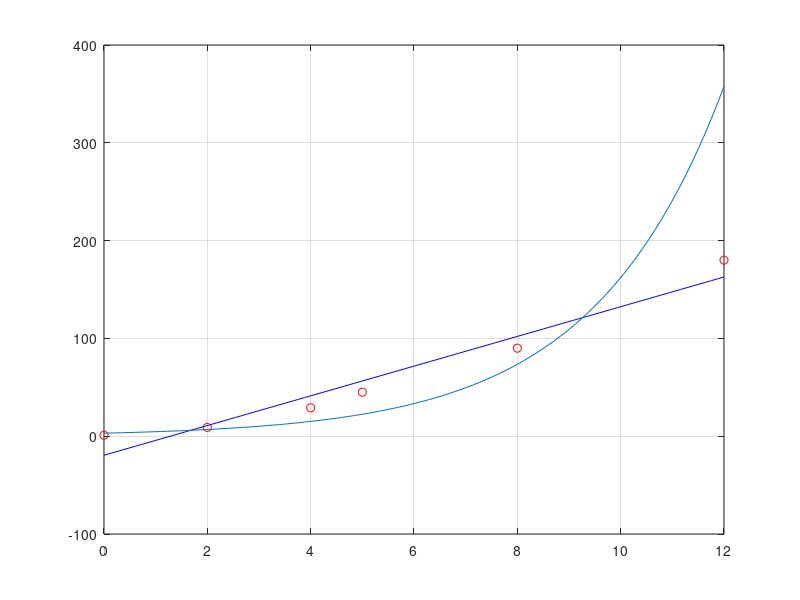

MATLAB code for this plot:
%=====================================================================
% EJERCICIO 3.3
% Matematica computacional para telecomunicaciones.
% Un enfoque practico con Octave y Matlab.
% Irene Gomez Bueno y Pablo Guerrero Garcia.
%
% Ejecutar desde esta carpeta tras haber ejecutado iniciar.m en la raiz
% del repositorio.
%=====================================================================

disp('-----------')
disp('EJERCICIO 3.3')
disp('-----------')

disp('-----------')
disp('Apartado a)')
disp('-----------')

%Datos
x=[0 2 4 5 8 12];
y=[1 9 29 45 90 180];
N=length(x);

%Ajuste lineal y = a + b*x
p= polyfit(x, y, 1) % grado 1
a=p(2);
b=p(1);

%Medias y varianzas
mX=mean(x);
mY=mean(y);
vX=sum(x.^2)/N-mX^2; %O bien var(x,1)
vY=sum(y.^2)/N-mY^2; %O bien var(y,1)

%Covarianza y r
covar=sum(x.*y)/N-mX*mY;
r=covar/sqrt(vX*vY);
Vr=(1-r^2)*vY;

%SSE y coeficiente de determinacion
SSEL=N*Vr
CDL=r^2

disp('-----------')
disp('Apartado b)')
disp('-----------')

xs=linspace(min(x),max(x));
ys=polyval(p,xs);
plot(x,y,'ro');
hold on;
plot(xs,ys,'b-'); grid on;

disp('-----------')
disp('Apartado c)')
disp('-----------')

%Tomamos logaritmos: ln(y)=ln(c)+d*x
lny=log(y);
p_exp=polyfit(x,lny,1);
d_exp=p_exp(1)
ln_c_exp=p_exp(2);
c_exp=exp(ln_c_exp)

%Estimaciones con el modelo exponencial
yexp_est=c_exp*exp(d_exp*x);
e_exp=y-yexp_est; %errores

SSE_exp=sum(e_exp.^2)
Ve_exp= var(e_exp,1);
R2_exp=1-Ve_exp/vY

% Comparacion final
if (SSE_exp<SSEL) && (R2_exp > CDL)
    disp('El ajuste exponencial es mejor (menor SSE y mayor R^2)')
else
    disp('El ajuste lineal es mejor.');
end

ye=c_exp*exp(d_exp*xs);
plot(xs,ye);
hold off
